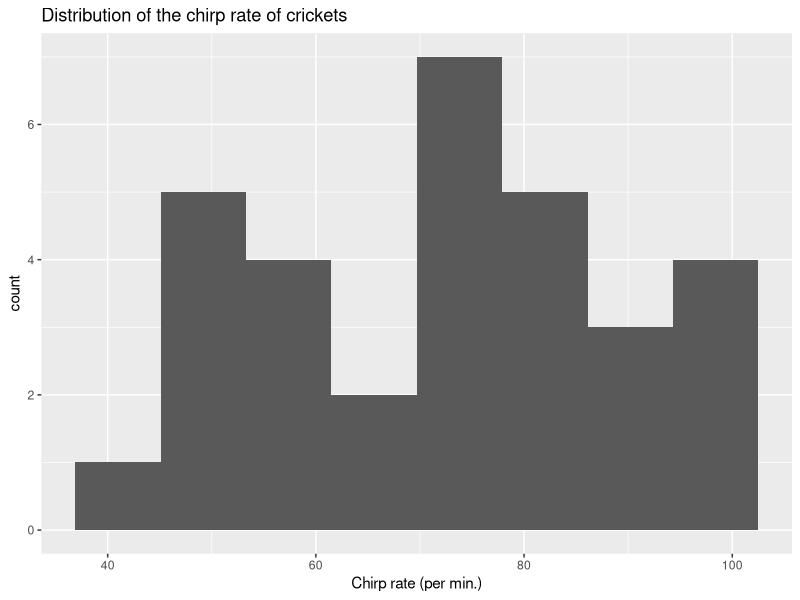
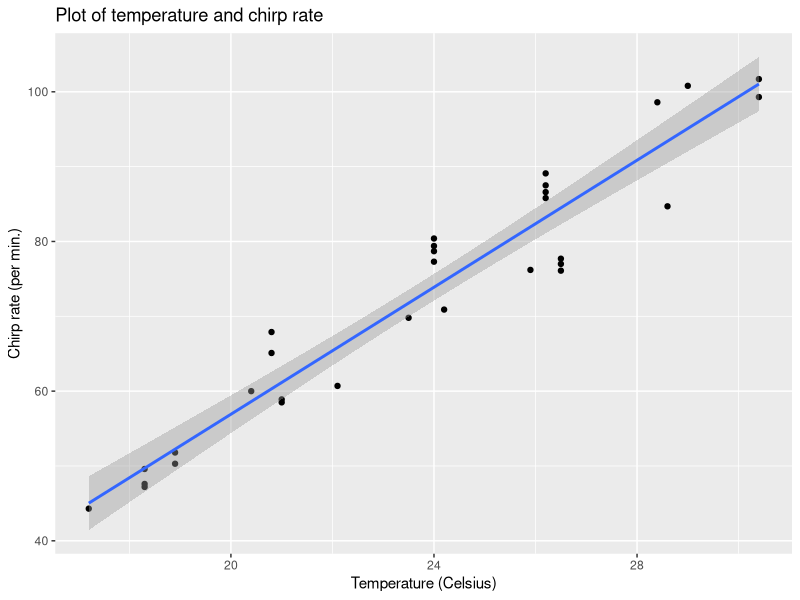
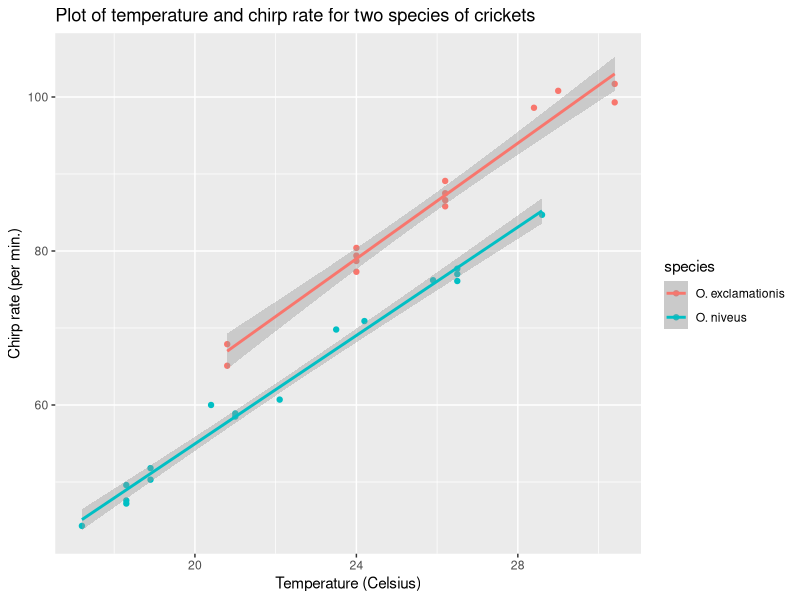
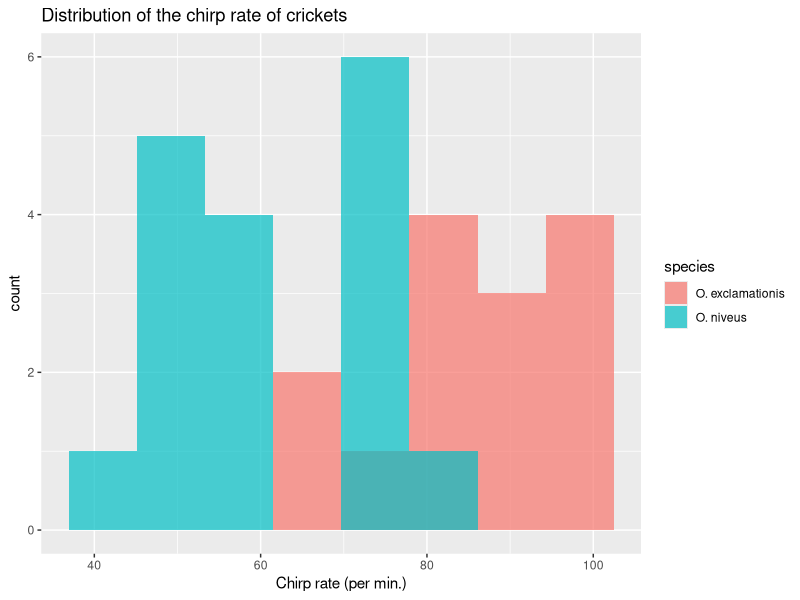
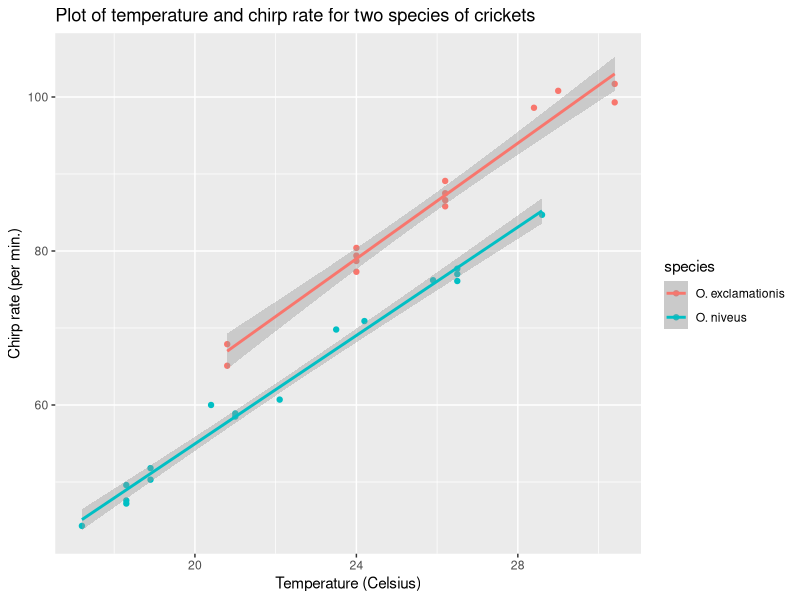
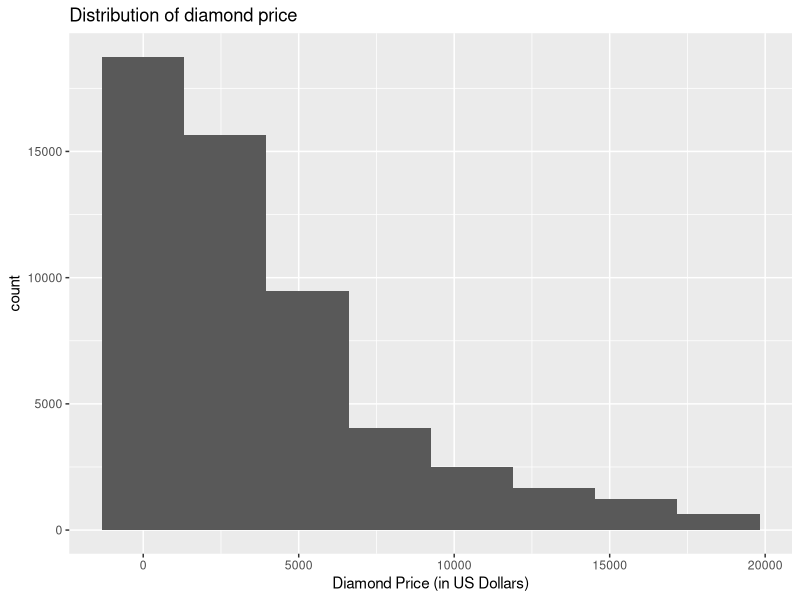

The R source for these figures, in order:
## ---- chunk 1
knitr::opts_chunk$set(echo = TRUE)
library('tidyverse') ; library('modeldata')
## ---- chunk 2
data(crickets, package = "modeldata")
names(crickets)
## ---- chunk 3
summary(crickets)
ggplot(crickets, aes(x = rate)) +
  geom_histogram(bins = 8) + 
  ggtitle("Distribution of the chirp rate of crickets") +
  xlab ('Chirp rate (per min.)')
## ---- chunk 4
ggplot(crickets, aes(x = temp, y = rate)) +
  geom_point() +
  geom_smooth(method = 'lm') +
  ggtitle("Plot of temperature and chirp rate") + 
  ylab('Chirp rate (per min.)') +
  xlab('Temperature (Celsius)')

temp_lm <- lm(rate ~ temp, crickets)

summary.lm(temp_lm)
## ---- chunk 5
ggplot(crickets, aes(x = temp, y = rate, color = species)) +
  geom_point() + 
  geom_smooth(method = 'lm') +
  ggtitle("Plot of temperature and chirp rate for two species of crickets") +
  ylab('Chirp rate (per min.)') +
  xlab('Temperature (Celsius)')
  
  
species_lm <- lm(rate ~ temp + species, crickets)

summary.lm(species_lm)
## ---- chunk 6
ggplot(crickets, aes(x = rate, fill = species)) +
  geom_histogram(position = 'identity', alpha = 0.7, bins = 8) +
  ggtitle("Distribution of the chirp rate of crickets") +
  xlab('Chirp rate (per min.)')
## ---- chunk 7
ggplot(crickets, aes(x = temp, y = rate, color = species)) +
  geom_point() + 
  geom_smooth(method = 'lm') +
  ggtitle("Plot of temperature and chirp rate for two species of crickets") +
  ylab('Chirp rate (per min.)') +
  xlab('Temperature (Celsius)')
  
species_x_temp_lm <- lm(rate ~ temp + species + temp:species, crickets) 
summary.lm(species_x_temp_lm)

anova(species_lm, species_x_temp_lm)
## ---- chunk 8
data(diamonds, package = "ggplot2")
names(diamonds)
## ---- chunk 9
summary(diamonds)
ggplot(diamonds, aes(x = price)) +
  geom_histogram(bins = 8) + 
  ggtitle("Distribution of diamond price") +
  xlab ('Diamond Price (in US Dollars)')
